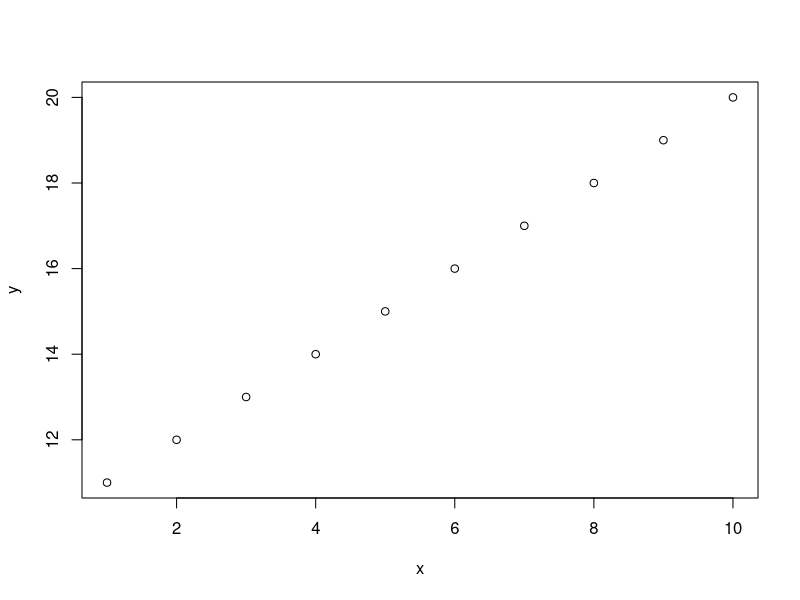
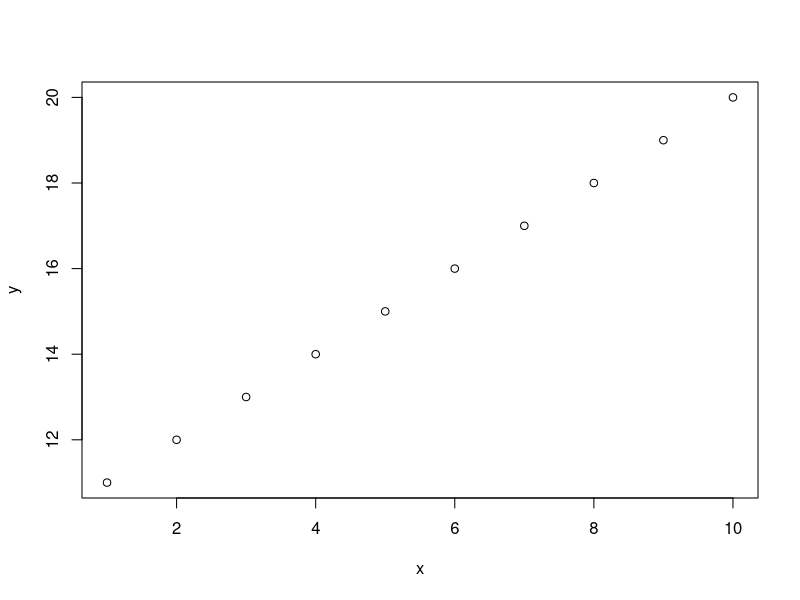
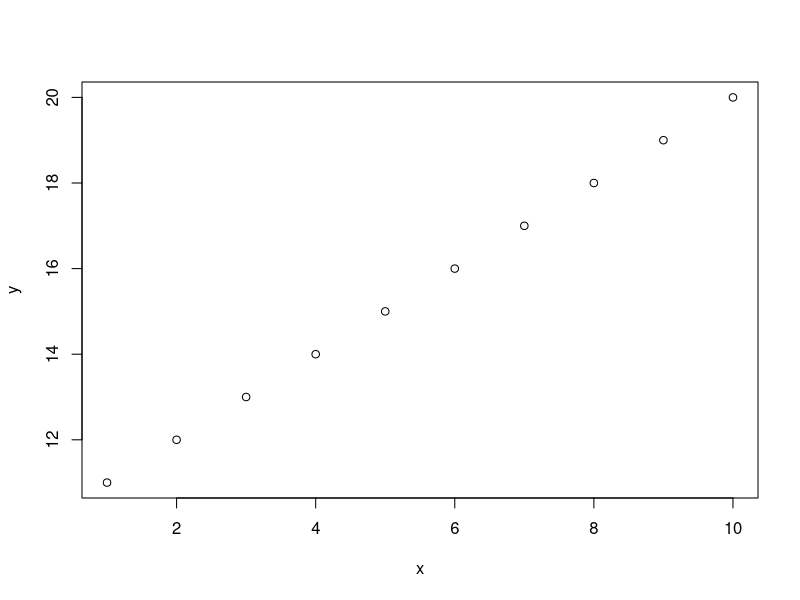
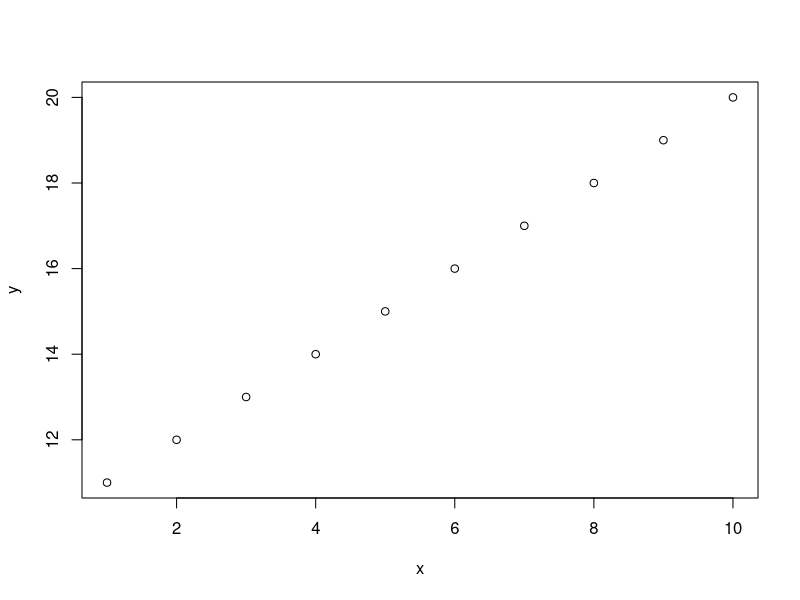

The R source for these figures, in order:
## ---- chunk 1
#| label: r4ds-book-website
#| echo: false
knitr::include_url("https://r4ds.hadley.nz/", height = "500px")
## ---- chunk 2
#| label: quarto-tip-a-day
#| echo: false
knitr::include_url("https://mine-cetinkaya-rundel.github.io/quarto-tip-a-day/", height = "500px")
## ---- chunk 3
#| label: academic-papers
#| echo: false
knitr::include_url("https://quarto-journals.github.io/jss/", height = "500px")
## ---- chunk 4
#| label: add_nums
1 + 2
## ---- chunk 5
#| label: ex-hide
#| echo: false
x = 1:10
y = 11:20
plot(x, y)
## ---- chunk 6
#| label: ex-orig
#| fig-height: 2.5
x = 1:10; y = 11:20
plot(x, y)
## ---- chunk 7
#| label: ex-hide-code
#| echo: false
#| fig-height: 2.5
x = 1:10; y = 11:20
plot(x, y)
## ---- chunk 8
#| label: ex-orig-2
#| fig-height: 2.5
x = 1:10; y = 11:20
plot(x, y)
